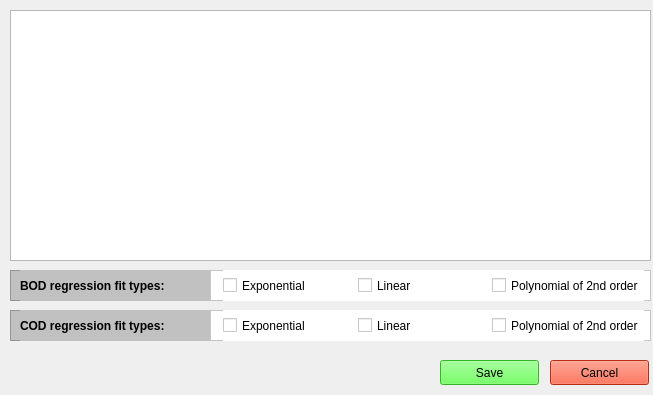
<?xml version="1.0" encoding="UTF-8"?>
<ui version="4.0">
 <class>calibDialog</class>
 <widget class="QDialog" name="calibDialog">
  <property name="geometry">
   <rect>
    <x>0</x>
    <y>0</y>
    <width>653</width>
    <height>395</height>
   </rect>
  </property>
  <property name="sizePolicy">
   <sizepolicy hsizetype="Fixed" vsizetype="Fixed">
    <horstretch>0</horstretch>
    <verstretch>0</verstretch>
   </sizepolicy>
  </property>
  <property name="minimumSize">
   <size>
    <width>653</width>
    <height>395</height>
   </size>
  </property>
  <property name="maximumSize">
   <size>
    <width>653</width>
    <height>395</height>
   </size>
  </property>
  <property name="windowTitle">
   <string>New Calibration Settings</string>
  </property>
  <widget class="QTableView" name="newcalibrationSettings">
   <property name="geometry">
    <rect>
     <x>10</x>
     <y>10</y>
     <width>641</width>
     <height>251</height>
    </rect>
   </property>
   <property name="sizeAdjustPolicy">
    <enum>QAbstractScrollArea::AdjustToContents</enum>
   </property>
   <attribute name="horizontalHeaderStretchLastSection">
    <bool>true</bool>
   </attribute>
   <attribute name="verticalHeaderStretchLastSection">
    <bool>true</bool>
   </attribute>
  </widget>
  <widget class="QFrame" name="frame">
   <property name="geometry">
    <rect>
     <x>10</x>
     <y>270</y>
     <width>641</width>
     <height>31</height>
    </rect>
   </property>
   <property name="autoFillBackground">
    <bool>false</bool>
   </property>
   <property name="styleSheet">
    <string notr="true">background-color: rgb(193, 193, 193);</string>
   </property>
   <property name="frameShape">
    <enum>QFrame::StyledPanel</enum>
   </property>
   <property name="frameShadow">
    <enum>QFrame::Raised</enum>
   </property>
   <widget class="QLabel" name="label">
    <property name="geometry">
     <rect>
      <x>10</x>
      <y>0</y>
      <width>191</width>
      <height>31</height>
     </rect>
    </property>
    <property name="font">
     <font>
      <weight>75</weight>
      <bold>true</bold>
     </font>
    </property>
    <property name="text">
     <string>BOD regression fit types:</string>
    </property>
   </widget>
   <widget class="QFrame" name="frame_3">
    <property name="geometry">
     <rect>
      <x>200</x>
      <y>0</y>
      <width>441</width>
      <height>31</height>
     </rect>
    </property>
    <property name="styleSheet">
     <string notr="true">background-color: rgb(255, 255, 255);</string>
    </property>
    <property name="frameShape">
     <enum>QFrame::StyledPanel</enum>
    </property>
    <property name="frameShadow">
     <enum>QFrame::Raised</enum>
    </property>
    <widget class="QWidget" name="gridLayoutWidget">
     <property name="geometry">
      <rect>
       <x>13</x>
       <y>0</y>
       <width>421</width>
       <height>31</height>
      </rect>
     </property>
     <layout class="QGridLayout" name="gridLayout">
      <property name="sizeConstraint">
       <enum>QLayout::SetDefaultConstraint</enum>
      </property>
      <item row="0" column="2">
       <widget class="QCheckBox" name="bod_polynomial">
        <property name="maximumSize">
         <size>
          <width>16777215</width>
          <height>25</height>
         </size>
        </property>
        <property name="text">
         <string>Polynomial of 2nd order</string>
        </property>
       </widget>
      </item>
      <item row="0" column="0">
       <widget class="QCheckBox" name="bod_exponential">
        <property name="maximumSize">
         <size>
          <width>16777215</width>
          <height>25</height>
         </size>
        </property>
        <property name="text">
         <string>Exponential</string>
        </property>
       </widget>
      </item>
      <item row="0" column="1">
       <widget class="QCheckBox" name="bod_linear">
        <property name="maximumSize">
         <size>
          <width>16777215</width>
          <height>25</height>
         </size>
        </property>
        <property name="text">
         <string>Linear</string>
        </property>
       </widget>
      </item>
     </layout>
     <zorder>bod_exponential</zorder>
     <zorder>bod_polynomial</zorder>
     <zorder>bod_linear</zorder>
    </widget>
   </widget>
  </widget>
  <widget class="QPushButton" name="save">
   <property name="geometry">
    <rect>
     <x>440</x>
     <y>360</y>
     <width>99</width>
     <height>25</height>
    </rect>
   </property>
   <property name="styleSheet">
    <string notr="true">background-color: rgb(75, 255, 55);</string>
   </property>
   <property name="text">
    <string>Save</string>
   </property>
   <property name="autoDefault">
    <bool>false</bool>
   </property>
  </widget>
  <widget class="QPushButton" name="cancel">
   <property name="geometry">
    <rect>
     <x>550</x>
     <y>360</y>
     <width>99</width>
     <height>25</height>
    </rect>
   </property>
   <property name="styleSheet">
    <string notr="true">background-color: rgb(255, 63, 29);</string>
   </property>
   <property name="text">
    <string>Cancel</string>
   </property>
   <property name="autoDefault">
    <bool>false</bool>
   </property>
  </widget>
  <widget class="QFrame" name="frame_2">
   <property name="geometry">
    <rect>
     <x>10</x>
     <y>310</y>
     <width>641</width>
     <height>31</height>
    </rect>
   </property>
   <property name="autoFillBackground">
    <bool>false</bool>
   </property>
   <property name="styleSheet">
    <string notr="true">background-color: rgb(193, 193, 193);</string>
   </property>
   <property name="frameShape">
    <enum>QFrame::StyledPanel</enum>
   </property>
   <property name="frameShadow">
    <enum>QFrame::Raised</enum>
   </property>
   <widget class="QLabel" name="label_2">
    <property name="geometry">
     <rect>
      <x>10</x>
      <y>0</y>
      <width>191</width>
      <height>31</height>
     </rect>
    </property>
    <property name="font">
     <font>
      <weight>75</weight>
      <bold>true</bold>
     </font>
    </property>
    <property name="text">
     <string>COD regression fit types:</string>
    </property>
   </widget>
   <widget class="QFrame" name="frame_4">
    <property name="geometry">
     <rect>
      <x>200</x>
      <y>0</y>
      <width>441</width>
      <height>31</height>
     </rect>
    </property>
    <property name="styleSheet">
     <string notr="true">background-color: rgb(255, 255, 255);</string>
    </property>
    <property name="frameShape">
     <enum>QFrame::StyledPanel</enum>
    </property>
    <property name="frameShadow">
     <enum>QFrame::Raised</enum>
    </property>
    <widget class="QWidget" name="gridLayoutWidget_2">
     <property name="geometry">
      <rect>
       <x>13</x>
       <y>0</y>
       <width>421</width>
       <height>31</height>
      </rect>
     </property>
     <layout class="QGridLayout" name="gridLayout_2">
      <property name="sizeConstraint">
       <enum>QLayout::SetDefaultConstraint</enum>
      </property>
      <item row="0" column="2">
       <widget class="QCheckBox" name="cod_polynomial">
        <property name="maximumSize">
         <size>
          <width>16777215</width>
          <height>25</height>
         </size>
        </property>
        <property name="text">
         <string>Polynomial of 2nd order</string>
        </property>
       </widget>
      </item>
      <item row="0" column="0">
       <widget class="QCheckBox" name="cod_exponential">
        <property name="maximumSize">
         <size>
          <width>16777215</width>
          <height>25</height>
         </size>
        </property>
        <property name="text">
         <string>Exponential</string>
        </property>
       </widget>
      </item>
      <item row="0" column="1">
       <widget class="QCheckBox" name="cod_linear">
        <property name="maximumSize">
         <size>
          <width>16777215</width>
          <height>25</height>
         </size>
        </property>
        <property name="text">
         <string>Linear</string>
        </property>
       </widget>
      </item>
     </layout>
    </widget>
   </widget>
  </widget>
  <zorder>frame</zorder>
  <zorder>newcalibrationSettings</zorder>
  <zorder>save</zorder>
  <zorder>cancel</zorder>
  <zorder>frame_2</zorder>
 </widget>
 <resources/>
 <connections/>
</ui>
